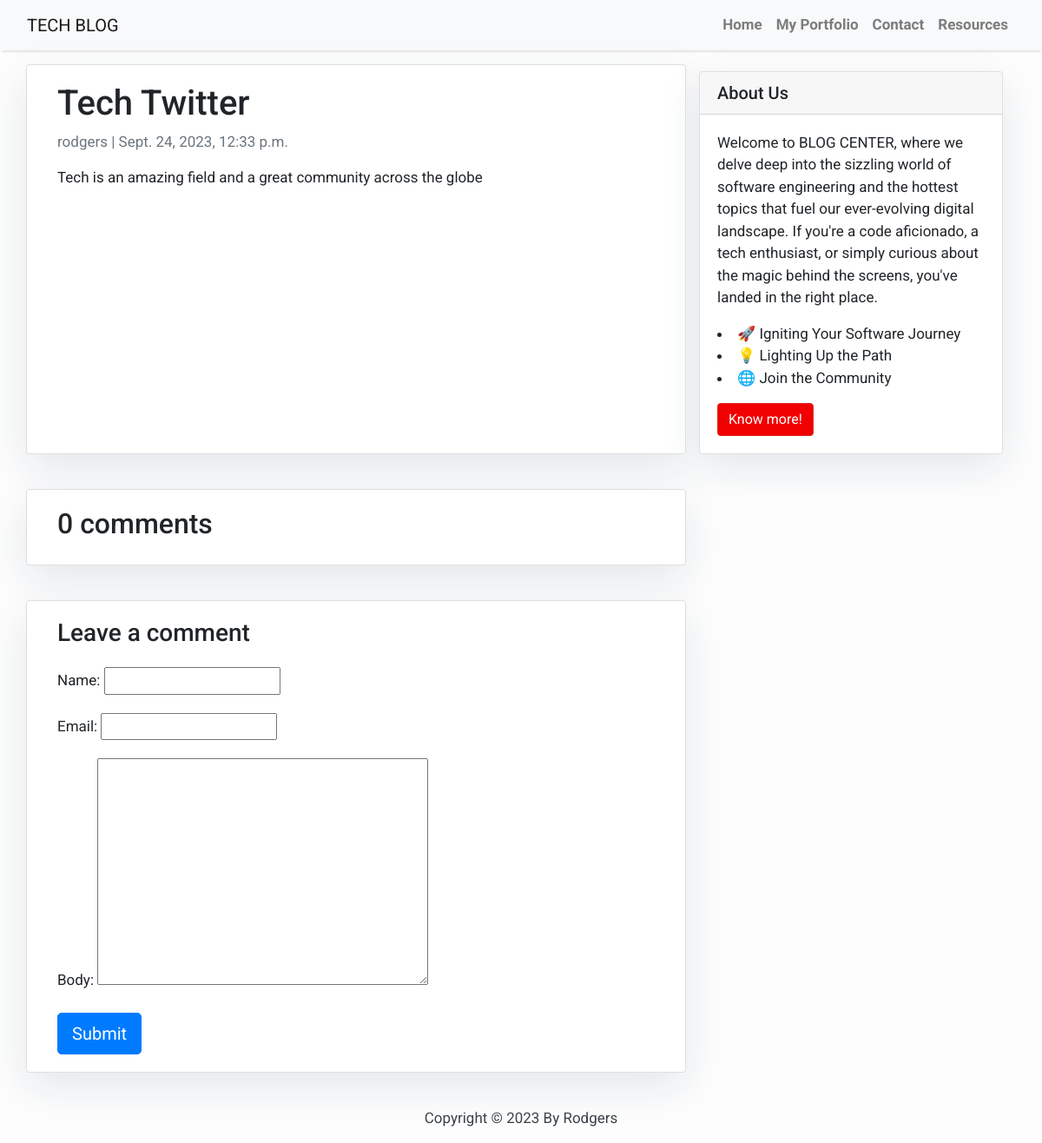
/SEO/, run on the app's committed database.
### blog/models.py (models this page shows, shortened)
class Post(models.Model):
    title = models.CharField(max_length=200, unique=True)
    slug = models.SlugField(max_length=200, unique=True)
    author = models.ForeignKey(User, on_delete= models.CASCADE,related_name='blog_posts')
    updated_on = models.DateTimeField(auto_now= True)
    content = models.TextField()
    created_on = models.DateTimeField(auto_now_add=True)
    status = models.IntegerField(choices=STATUS, default=0)
    class Meta:
        ordering = ['-created_on']

### blog/views.py (the view)
# urls.py: path("<slug:slug>/", views.post_detail, name="post_detail"),
def post_detail(request, slug):
    template_name = "post_detail.html"
    post = get_object_or_404(Post, slug=slug)
    comments = post.comments.filter(active=True).order_by("-created_on")
    new_comment = None
    if request.method == "POST":
        comment_form = CommentForm(data=request.POST)
        if comment_form.is_valid():
            new_comment = comment_form.save(commit=False)
            new_comment.post = post
            new_comment.save()
    else:
        comment_form = CommentForm()
    return render(
        request,
        template_name,
        {
            "post": post,
            "comments": comments,
            "new_comment": new_comment,
            "comment_form": comment_form,
        },
    )

### blog/forms.py
class CommentForm(forms.ModelForm):
    class Meta:
        model = Comment
        fields = ("name", "email", "body")

### templates/post_detail.html (shortened to what this page needs)
{% extends 'base.html' %}
 {% block content %}<div class="container">
  <div class="row">
    <div class="col-md-8 card mb-4  mt-3 left  top">
     <div class="card-body">
        <h1>{% block title %} {{ post.title }} {% endblock title %}</h1>
       <p class=" text-muted">{{ post.author }} | {{ post.created_on }}</p>
        <p class="card-text ">{{ post.content | safe }}</p>
     </div>    </div>
   {% block sidebar %}
 {% include 'sidebar.html' %}
{% endblock sidebar %}
   <div class="col-md-8 card mb-4  mt-3 ">
      <div class="card-body">
       <h2>{{ comments.count }} comments</h2>
      </div>
   </div>
    <div class="col-md-8 card mb-4  mt-3 ">
      <div class="card-body">
        {% if new_comment %}
        <div class="alert alert-success" role="alert">
          Your comment is awaiting moderation
        </div>
        {% else %}
        <h3>Leave a comment</h3>
        <form method="post" style="margin-top: 1.3em;">
          {{ comment_form.as_p }}
          <button type="submit" class="btn btn-primary  btn-lg">Submit</button>
        </form>
        {% endif %}
      </div>
    </div>
  </div>
</div>
{% endblock content %}

### templates/base.html (style rules this page uses)
body { font-family: "Roboto", sans-serif; font-size: 17px; background-color: #fdfdfd; }

### templates/sidebar.html (style rules this page uses)
.card { box-shadow: 0 16px 48px #E3E7EB; }

### data on the page
Post: title "Tech Twitter", author "rodgers", created_on "Sept. 24, 2023, 12:33 p.m.", content "Tech is an amazing field and a great community across the globe"

### other printed values
{{ comments.count }} "0"
